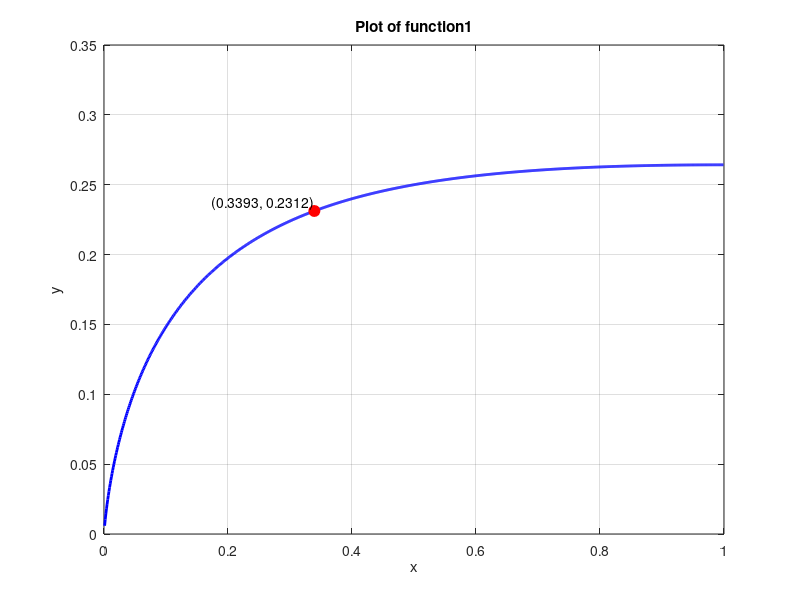
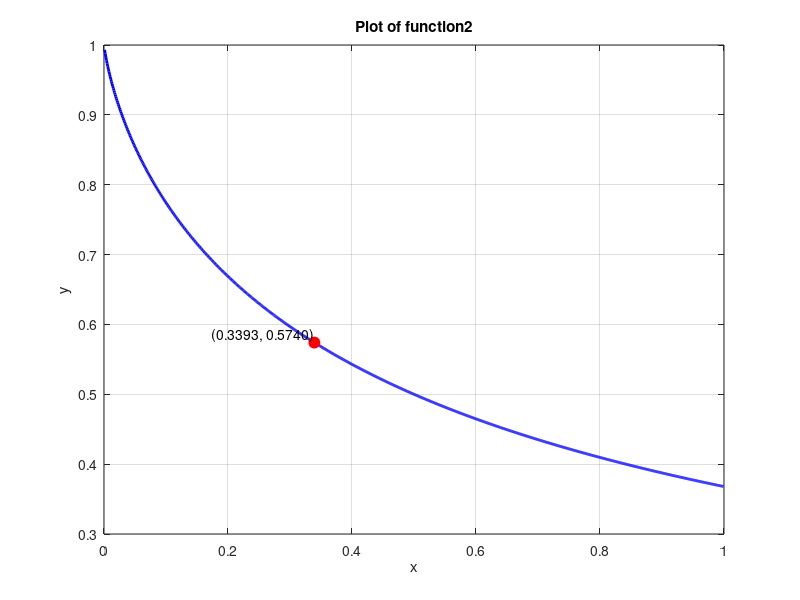
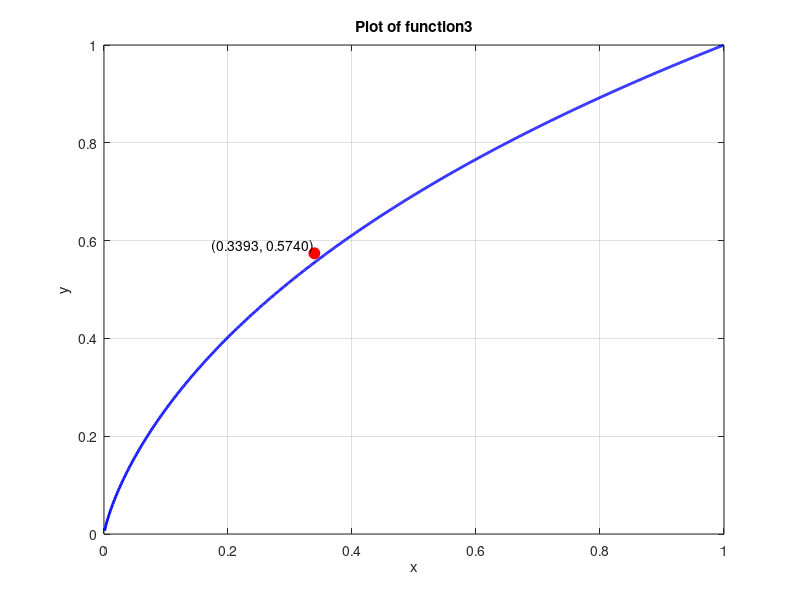

The MATLAB script that drew these images, in order:
close all
%clear all
clc
%datas which found in prevoius codes
tin=0.7138;
y_tin=0.2312;
tm=1.3847;
tx=0.5120;
Tp=tm-tx;
Tp=0.8727;
k=1.0001;

% function1
f = @(x) 1-(((1./x)+1).*exp((-1.*((x./(x-1)).*log(x)).*(1./x)))); 

% drawing plot
x_vals = 0:0.001:1; 
y_vals = f(x_vals);
figure;
plot(x_vals, y_vals, 'b-', 'LineWidth', 2);
xlabel('x');
ylabel('y');
title('Plot of function1');
grid on;
%finding T_1/T_2
y_target = 0.2312; 
x_target = fzero(@(x) f(x) - y_target, 0.2); 

% showing point on the plot
hold on;
plot(x_target, y_target, 'ro', 'MarkerSize', 8, 'MarkerFaceColor', 'r');
text(x_target, y_target, sprintf('  (%.4f, %.4f)', x_target, y_target), 'VerticalAlignment', 'bottom', 'HorizontalAlignment', 'right');
hold off;
fprintf('T_1/T_2=%.4f\n',x_target);
%T1/T2=0.3393

% function2
f2 = @(x) ((1./x).*exp(-1.*((x./(x-1)).*log(x)).*(1./x))); % y vs x

% drawing plot
x_vals2 = 0:0.001:1; 
y_vals2= f2(x_vals2);
figure;
plot(x_vals2, y_vals2, 'b-', 'LineWidth', 2);
xlabel('x');
ylabel('y');
title('Plot of function2');
grid on;

%finding T_2/Tp
x_target2 = 0.3393;
y_target2 = f2(x_target2); 

% showing point on the plot
hold on;
plot(x_target2, y_target2, 'ro', 'MarkerSize', 8, 'MarkerFaceColor', 'r');
text(x_target2, y_target2, sprintf('  (%.4f, %.4f)', x_target2, y_target2), 'VerticalAlignment', 'bottom', 'HorizontalAlignment', 'right');
hold off;
fprintf('T_2/Tp=%.4f\n',y_target2);
%T2/Tp=0.5740
%by having TP & T_1/T_2 & T_2/TP, we can find T_1 & T_2
T_2=y_target2*Tp;
fprintf('T_2=%.4f for G9\n',T_2);
%T_2=0.5010
T_1=T_2*x_target;
fprintf('T_1=%.4f for G9\n',T_1);
%T_1=0.1700

%finding Tin from function3 for comprating with tin which had been
%calculted from plant response

%function3
f3= @(x) (x./(x-1)).*log(x);
% drawing plot
x_vals3 = 0:0.001:1; 
y_vals3= f3(x_vals2);
figure;
plot(x_vals3, y_vals3, 'b-', 'LineWidth', 2);
xlabel('x');
ylabel('y');
title('Plot of function3');
grid on;

%finding T_2/Tp
x_target3 = 0.3393;
y_target3 = f2(x_target3); 

% showing point on the plot
hold on;
plot(x_target3, y_target3, 'ro', 'MarkerSize', 8, 'MarkerFaceColor', 'r');
text(x_target3, y_target3, sprintf('  (%.4f, %.4f)', x_target3, y_target3), 'VerticalAlignment', 'bottom', 'HorizontalAlignment', 'right');
hold off;
fprintf('Tin/T_2=%.4f\n',y_target3);
Tin=y_target3*T_2;
fprintf('Tin=%.4f\n',Tin);
%Tin=0.2876;

%for calculating T_d ,we go as follow:T_d=tin-Tin
T_d=tin-Tin;
fprintf('T_d=%.4f for G9\n',T_d);
T_d=0.4262;
